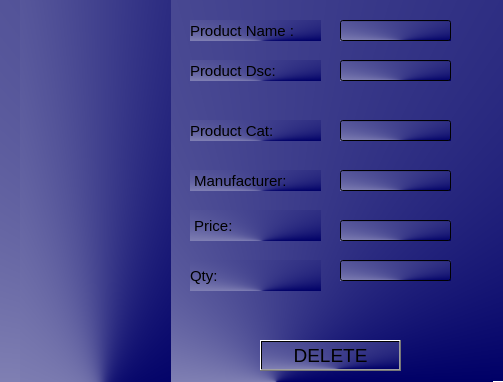
<?xml version="1.0" encoding="UTF-8"?>
<ui version="4.0">
 <class>admdel</class>
 <widget class="QDialog" name="admdel">
  <property name="geometry">
   <rect>
    <x>0</x>
    <y>0</y>
    <width>503</width>
    <height>382</height>
   </rect>
  </property>
  <property name="windowTitle">
   <string>Delete</string>
  </property>
  <property name="windowIcon">
   <iconset resource="image/srcc.qrc">
    <normaloff>:/img/logo1.jpg</normaloff>:/img/logo1.jpg</iconset>
  </property>
  <property name="styleSheet">
   <string notr="true">
background-color: qconicalgradient(cx:0.548913, cy:1, angle:0, stop:0 rgba(0, 0, 103, 255), stop:1 rgba(255, 255, 255, 255));</string>
  </property>
  <widget class="QLineEdit" name="product_label">
   <property name="geometry">
    <rect>
     <x>340</x>
     <y>20</y>
     <width>111</width>
     <height>21</height>
    </rect>
   </property>
  </widget>
  <widget class="QLabel" name="Product_cat">
   <property name="geometry">
    <rect>
     <x>190</x>
     <y>120</y>
     <width>131</width>
     <height>21</height>
    </rect>
   </property>
   <property name="font">
    <font>
     <pointsize>11</pointsize>
    </font>
   </property>
   <property name="text">
    <string>Product Cat:</string>
   </property>
  </widget>
  <widget class="QLabel" name="Price">
   <property name="geometry">
    <rect>
     <x>190</x>
     <y>210</y>
     <width>131</width>
     <height>31</height>
    </rect>
   </property>
   <property name="font">
    <font>
     <pointsize>11</pointsize>
    </font>
   </property>
   <property name="text">
    <string> Price:</string>
   </property>
  </widget>
  <widget class="QPushButton" name="Save">
   <property name="geometry">
    <rect>
     <x>260</x>
     <y>340</y>
     <width>141</width>
     <height>31</height>
    </rect>
   </property>
   <property name="font">
    <font>
     <pointsize>14</pointsize>
    </font>
   </property>
   <property name="text">
    <string>DELETE</string>
   </property>
  </widget>
  <widget class="QLabel" name="product_name">
   <property name="geometry">
    <rect>
     <x>190</x>
     <y>20</y>
     <width>131</width>
     <height>21</height>
    </rect>
   </property>
   <property name="font">
    <font>
     <pointsize>11</pointsize>
    </font>
   </property>
   <property name="text">
    <string>Product Name :</string>
   </property>
  </widget>
  <widget class="QLabel" name="Manufacturer">
   <property name="geometry">
    <rect>
     <x>190</x>
     <y>170</y>
     <width>131</width>
     <height>21</height>
    </rect>
   </property>
   <property name="font">
    <font>
     <pointsize>11</pointsize>
    </font>
   </property>
   <property name="text">
    <string> Manufacturer:</string>
   </property>
  </widget>
  <widget class="QLineEdit" name="cat_label">
   <property name="geometry">
    <rect>
     <x>340</x>
     <y>120</y>
     <width>111</width>
     <height>21</height>
    </rect>
   </property>
  </widget>
  <widget class="QLabel" name="Product_desc">
   <property name="geometry">
    <rect>
     <x>190</x>
     <y>60</y>
     <width>131</width>
     <height>21</height>
    </rect>
   </property>
   <property name="font">
    <font>
     <pointsize>11</pointsize>
    </font>
   </property>
   <property name="text">
    <string>Product Dsc:</string>
   </property>
  </widget>
  <widget class="QLabel" name="quantity">
   <property name="geometry">
    <rect>
     <x>190</x>
     <y>260</y>
     <width>131</width>
     <height>31</height>
    </rect>
   </property>
   <property name="font">
    <font>
     <pointsize>11</pointsize>
    </font>
   </property>
   <property name="text">
    <string>Qty:</string>
   </property>
  </widget>
  <widget class="QLineEdit" name="Qty_label">
   <property name="geometry">
    <rect>
     <x>340</x>
     <y>260</y>
     <width>111</width>
     <height>21</height>
    </rect>
   </property>
  </widget>
  <widget class="QLineEdit" name="price_label">
   <property name="geometry">
    <rect>
     <x>340</x>
     <y>220</y>
     <width>111</width>
     <height>21</height>
    </rect>
   </property>
  </widget>
  <widget class="QLineEdit" name="description">
   <property name="geometry">
    <rect>
     <x>340</x>
     <y>60</y>
     <width>111</width>
     <height>21</height>
    </rect>
   </property>
  </widget>
  <widget class="QLineEdit" name="Manufact_label">
   <property name="geometry">
    <rect>
     <x>340</x>
     <y>170</y>
     <width>111</width>
     <height>21</height>
    </rect>
   </property>
  </widget>
  <widget class="QLabel" name="label_invent">
   <property name="geometry">
    <rect>
     <x>20</x>
     <y>-70</y>
     <width>151</width>
     <height>471</height>
    </rect>
   </property>
   <property name="styleSheet">
    <string notr="true">image: url(:/img/del.jpg);</string>
   </property>
   <property name="text">
    <string/>
   </property>
  </widget>
 </widget>
 <resources>
  <include location="image/srcc.qrc"/>
 </resources>
 <connections/>
</ui>
